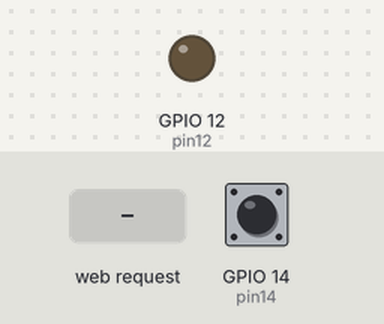
A sketch run on a simulated ESP32. Shown: output pins drawn as LEDs (lit = HIGH). The test bench sets the inputs (shaded band); at power-on: GPIO 14 (pin14) HIGH. WiFi joins after 1.5 s; servers stay silent unless stated; what the sketch prints to the serial monitor is not drawn.

Above: at 5.7 s.
5.8 s: GPIO 14 (pin14) pulled LOW for 0.15 s
At 7.0 s:
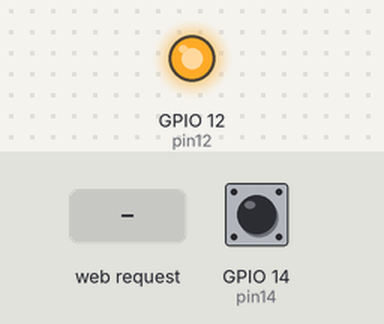
7.4 s: GPIO 14 (pin14) pulled LOW for 1 s
At 8.2 s:
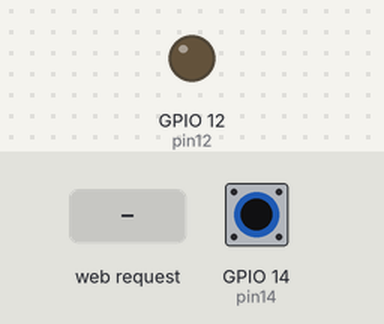
9.9 s: GPIO 14 (pin14) pulled LOW for 3.2 s
At 10.2 s:
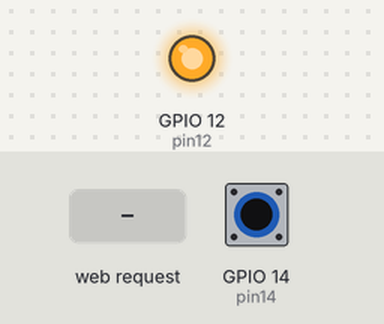
14.6 s: HTTP request GET /relay/off received
At 14.9 s:
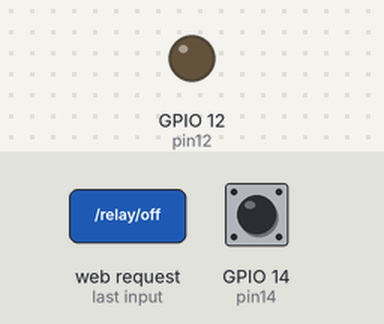
Timing chart, 0 to 17.1 s (numbered marks = the images above; inputs shaded):
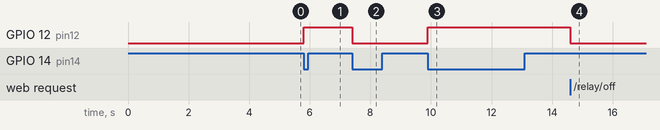

The sketch:

main.ino
```cpp
#include <WiFi.h>
#include <WebServer.h>
#include "gpio_init.h"
#include "wifi_init.h"
#include "page_main.h"

const char* ssid = "SHAW-DE8A";
const char* password = "earth2356candid";

#define pin12 12 // Pin for NO 5V relay
#define pin14 14 // Pin for Pushbutton
#define pin32 32 // ADC1 Pin for V/I measurement
#define pin33 33 // ADC1 Pin for V/I measurement
#define pin34 34 // ADC1 Pin for V/I measurement
#define pin35 35 // ADC1 Pin for V/I measurement
#define pin36 36 // ADC1 Pin for V/I measurement
#define pin39 39 // ADC1 Pin for V/I measurement

// const float adcFactor = 0.0008058608059;

float voltage;
float current;

// Set web server port number to 80
WebServer server(80);

volatile bool state = LOW; // Initial state of the relay
volatile bool buttonPressed = false;
unsigned long lastPressTime = 0;
const unsigned long debounceDelay = 500;

void IRAM_ATTR buttonPress() {
  // Only set buttonPressed if debounce delay has passed
  unsigned long currentTime = millis();
  if ((currentTime - lastPressTime) > debounceDelay) {
    buttonPressed = true;
    lastPressTime = currentTime;
  }
}

void setup() {
    // Set baud rate for serial monitor
    Serial.begin(115200);

    delay(3000);
    // Initialize relay (pin39) to low
    gpio_out_low(pin12);

    // Initialize push button
    pinMode(pin14, INPUT_PULLUP);

    attachInterrupt(pin14, buttonPress, FALLING); // Interrupt executes when button goes (falls) from high to low

    // Initialize WiFi network
    wifi_startup(ssid, password);

    // Set up routes. These routes are accessed from the browser once the IP address is accessed

    server.on("/", handleRoot); // TODO: Replace with function that will be executed on the server

    server.on("/relay/on", handleOn); // dir to turn on the push button

    server.on("/relay/off", handleOff); // dir to turn off the push button

    server.on("/getVoltage", HTTP_GET, handleGetVoltage); // reoute for voltage reading

    server.on("/getStatus", HTTP_GET, handleGetStatus);

    // Initialize HTTP server
    server.begin();
}

void loop() {
    if (buttonPressed) {
      buttonPressed = false;
      state = !state;
      digitalWrite(pin12, state);
      // Remove Serial.print outputs after testing to reduce flash size
      Serial.println("Button was pressed");
      Serial.println(state == HIGH ? "Appliance is on" : "Appliance is off");
    }

    server.handleClient();

}

void handleRoot() {
  server.send_P(200, "text/html", PAGE_MAIN);
}

void handleOn() {
  state = HIGH;
  digitalWrite(pin12, state);
  server.send_P(200, "text/html", PAGE_MAIN);
}

void handleOff() {
  state = LOW;
  digitalWrite(pin12, state);
  server.send_P(200, "text/html", PAGE_MAIN);
}

void handleGetVoltage() {
    // Measure voltage from pin 32
    voltage = analogRead(pin32) * (3.3 / 4095.0);  // Calculate voltage
    current = analogRead(pin33);
    String voltageStr = String(voltage, 2);  // Format to 2 decimal places
    server.send(200, "text/plain", voltageStr);  // Send the voltage value to the client
}

// to return the state of the appliance (connected or not)
void handleGetStatus() {
  String status = (state == HIGH) ? "on" : "off";
  server.send(200, "text/plain", status);
}
```

page_main.cpp
```cpp
#include <pgmspace.h>
#include "page_main.h"

const char PAGE_MAIN[] PROGMEM = R"=====( // instead of string literals, we can simplysay #include "filename" in the main file
<!DOCTYPE html>
<html lang="en" class="js-focus-visible">
<head>
<title>The Smart Appliance</title>
  <style>
    table {
      position: relative;
      width:100%;
      border-spacing: 0px;
    }
    tr {
      border: 1px solid white;
      font-family: "Verdana", "Arial", sans-serif;
      font-size: 20px;
    }
    th {
      height: 20px;
      padding: 3px 15px;
      background-color: #343a40;
      color: #FFFFFF !important;
      }
    td {
      height: 20px;
      padding: 3px 15px;
    }
    .status {
      font-family: "Verdana", "Arial", sans-serif;
      font-size: 20px;
      font-weight: normal;
      color: #000000;
      padding-left: 10px;
      text-align: left;
    }
    .tabledata {
      font-size: 24px;
      position: relative;
      padding-left: 5px;
      padding-top: 5px;
      height:   25px;
      border-radius: 5px;
      color: #FFFFFF;
      line-height: 20px;
      transition: all 200ms ease-in-out;
      background-color: #00AA00;
    }
    .bodytext {
      font-family: "Verdana", "Arial", sans-serif;
      font-size: 24px;
      text-align: left;
      font-weight: light;
      border-radius: 5px;
      display:inline;
    }
    .navbar {
      width: 100%;
      height: 50px;
      margin: 0;
      padding: 10px 0px;
      background-color: #FFF;
      color: #000000;
      border-bottom: 5px solid #293578;
    }
    .fixed-top {
      position: fixed;
      top: 0;
      right: 0;
      left: 0;
      z-index: 1030;
    }
    .navtitle {
      float: left;
      height: 50px;
      font-family: "Verdana", "Arial", sans-serif;
      font-size: 50px;
      font-weight: bold;
      line-height: 50px;
      padding-left: 20px;
   }
    .category {
      font-family: "Verdana", "Arial", sans-serif;
      font-weight: bold;
      font-size: 32px;
      line-height: 50px;
      padding: 20px 10px 0px 10px;
      color: #000000;
    }
    .heading {
      font-family: "Verdana", "Arial", sans-serif;
      font-weight: normal;
      font-size: 28px;
      text-align: left;
    }
    .btn {
      background-color: #444444;
      border: none;
      color: white;
      padding: 10px 20px;
      text-align: center;
      text-decoration: none;
      display: inline-block;
      font-size: 16px;
      margin: 4px 2px;
      cursor: pointer;
      border-radius: 10px;
    }
    .foot {
      font-family: "Verdana", "Arial", sans-serif;
      font-size: 20px;
      position: relative;
      height:   30px;
      text-align: center;
      color: #AAAAAA;
      line-height: 20px;
    }
    .timeTracking {
      font-family: "Verdana", "Arial", sans-serif;
      font-size: 20px;
      font-weight: normal;
      color: #000000;
      padding-left: 10px;
      text-align: left;
      margin-top: 10px;
    }
    table tr:first-child th:first-child {
      border-top-left-radius: 5px;
    }
    table tr:first-child th:last-child {
      border-top-right-radius: 5px;
    }
    table tr:last-child td:first-child {
      border-bottom-left-radius: 5px;
    }
    table tr:last-child td:last-child {
      border-bottom-right-radius: 5px;
    }
  </head>
  </style>
  <body style="background-color: #efefef" onload="initialize()">

    <header>
      <div class="navbar fixed-top">
          <div class="container">
            <div class="navtitle">The Smart Appliance</div>
          </div>
      </div>
    </header>

  <main class="container" style="margin-top:70px">
  <div class="category">Voltage Readings</div>
  <div style="border-radius: 10px !important;">
    <table style="width:50%">
      <colgroup>
        <col span="1" style="background-color:rgb(230,230,230); width: 20%; color:#000000;">
        <col span="1" style="background-color:rgb(200,200,200); width: 15%; color:#000000;">
      </colgroup>
      <tr>
        <th><div class="heading">Pin</div></th>
        <th><div class="heading">Volts</div></th>
      </tr>
      <tr>
        <td><div class="bodytext">Analog pin 32</div></td>
        <td><div class="tabledata" id="v0">Loading...</div></td>
      </tr>
    </table>
  </div>
  <div id="timeTracking" class="timeTracking">Time Tracking: On for 0 hours 0 minutes 0 seconds</div>
</main>
 <div class="category">Control</div>
    <button id="toggleButton" class="btn" onclick="toggleRelay()">Turn On/Off</button>
    <div id="status" class="status">Status: Not connected</div>
  <footer class="foot">ESP32 Controls and Data Updates</footer>
  </body>

  <script type = "text/javascript">
  // Varibales for time tracking
    let applianceOnTime = 0;  // in seconds
    let applianceStatus = "not connected";  // Initial appliance status
    let applianceTimer;  // To store the timer reference

  // Initialize the page
    function initialize() {
      updateStatus();  // Set initial status
      setInterval(updateStatus, 1000); // Check status every second
    }

  // Toggle relay and update on/off button, time tracking
    function toggleRelay() {
     if (applianceStatus === "not connected" || applianceStatus === "off") {
        fetch('/relay/on');
        applianceStatus = "on";  // Appliance turns on
        applianceOnTime = 0;  // Reset the timer when turned on
        startTimer();  // Start time tracking
        document.getElementById("toggleButton").innerText = "Turn Off";  // Change button text
      } else if (applianceStatus === "on") {
        fetch('/relay/off');
        applianceStatus = "off";  // Appliance turns off
        stopTimer();  // Stop time tracking
        document.getElementById("toggleButton").innerText = "Turn On";  // Change button text
      }
    }

    // Start the timer when the appliance is on
    function startTimer() {
      applianceTimer = setInterval(function() {
        applianceOnTime++;
        updateTimeTracking();
      }, 1000);  // Update every second
    }

    // Stop the timer when the appliance is off or not connected
    function stopTimer() {
      clearInterval(applianceTimer);  // Stop the time tracking
    }

    // Update the time tracking display
    function updateTimeTracking() {
      let hours = Math.floor(applianceOnTime / 3600);
      let minutes = Math.floor((applianceOnTime % 3600) / 60);
      let seconds = applianceOnTime % 60;
      document.getElementById("timeTracking").innerText = `Time Tracking: on for ${hours} hours ${minutes} minutes ${seconds} seconds`;
    }

  // update the status
  function updateStatus() {
    fetch("/getStatus")
    .then(function(response) {
      return response.text();
    })
    .then(function(status) {
      if (status === "on") {
        applianceStatus = "on";
      } else if (status === "off") {
        applianceStatus = "off";
      } else {
        applianceStatus = "not connected";
      }
      displayStatus();
    });
}

function displayStatus() {
  var statusText;
  var statusColor;

  if (applianceStatus === "on") {
    statusText = "Status: On";
    statusColor = "#00aa00"; // Green color for "on"
  } else if (applianceStatus === "off") {
    statusText = "Status: Off";
    statusColor = "#ffcc00"; // Yellow color for "off"
  } else {
    statusText = "Status: Not connected";
    statusColor = "#ff0000"; // Red color for "not connected"
  }

  // Update the text and color on the page
  document.getElementById("status").innerText = statusText;
  document.getElementById("status").style.color = statusColor;
}

// Run the initialize function when the page is loaded
window.onload = initialize;

/* change to measure power
    function updateVoltage() {
  fetch("/getVoltage")  // HTTP request to fetch voltage
    .then(function(response) {
      return response.text();  // Parse voltage response
    })
    .then(function(voltage) {
      if (voltage && !isNaN(voltage)) {  // Check if the voltage is a valid number
        document.getElementById("v0").innerText = voltage + " V";  // Update the voltage display
      } else {
        document.getElementById("v0").innerText = "Loading...";  // Keep "Loading..." if voltage is invalid
      }
    });
}

// Call updateVoltage() to get latest voltage every second
setInterval(updateVoltage, 1000);
*/
</script>
</body>

</html>

)=====";
```

page_main.h
```cpp
#ifndef PAGE_MAIN_H
#define PAGE_MAIN_H

extern const char PAGE_MAIN[];

#endif // PAGE_MAIN_H
```

wifi_init.cpp
```cpp
#include "wifi_init.h"

void wifi_startup(const char* ssid, const char* password) {

    Serial.print("Connecting to: ");
    Serial.println(ssid);

    WiFi.begin(ssid, password);

    while (WiFi.status() != WL_CONNECTED) {
      delay(500);
      Serial.print(".");
    }

    Serial.println("");
    Serial.println("WiFi connected");
    Serial.println("IP address: ");
    Serial.println(WiFi.localIP());
}
```

wifi_init.h
```cpp
#ifndef WIFI_INIT_H
#define WIFI_INIT_H

#include <WiFi.h>
#include <stdbool.h>
#include <Arduino.h>

void wifi_startup(const char* ssid, const char* password);

#endif // WIFI_INIT_H
```

gpio_init.cpp
```cpp
#include "gpio_init.h"

void io_dir_out(byte pin) {
  pinMode(pin, OUTPUT);
}

void io_out_low(byte pin) {
  digitalWrite(pin, LOW);
}

void gpio_out_low(byte pin) {
  io_dir_out(pin);
  io_out_low(pin);
}
```

gpio_init.h
```cpp
#ifndef GPIO_INIT_H
#define GPIO_INIT_H

#include <Arduino.h>

// Integrate more functions if other configurations of registers required
void io_dir_out(byte pin);
void io_out_low(byte pin);
void gpio_out_low(byte pin);

#endif // GPIO_INIT_H
```

Measured:
- after the input at 5.8 s, GPIO 12 (pin12): LOW → HIGH at once
- after the input at 7.4 s, GPIO 12 (pin12): HIGH → LOW at once
- after the input at 9.9 s, GPIO 12 (pin12): LOW → HIGH at once
- after the input at 14.6 s, GPIO 12 (pin12): HIGH → LOW at once
